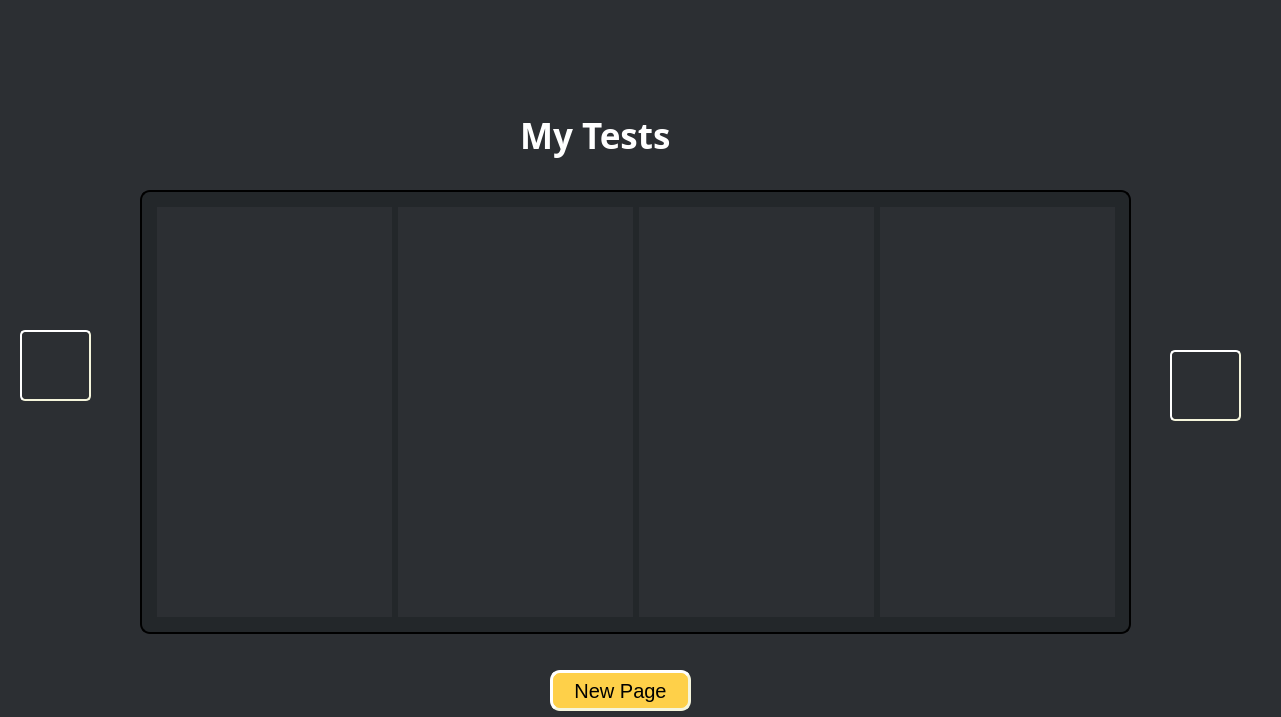
<?xml version="1.0" encoding="UTF-8"?>
<ui version="4.0">
 <class>Form</class>
 <widget class="QWidget" name="Form">
  <property name="geometry">
   <rect>
    <x>0</x>
    <y>0</y>
    <width>1281</width>
    <height>717</height>
   </rect>
  </property>
  <property name="windowTitle">
   <string>Form</string>
  </property>
  <property name="styleSheet">
   <string notr="true">background-color:#2C2F33;</string>
  </property>
  <widget class="QFrame" name="container">
   <property name="geometry">
    <rect>
     <x>140</x>
     <y>190</y>
     <width>991</width>
     <height>444</height>
    </rect>
   </property>
   <property name="styleSheet">
    <string notr="true">QFrame{
	border-style: outset;
	border-width: 2px;
	border-radius: 10px;
	border-color: black;
	padding: 6px;	
	background-color: #23272a;
	botder: 1px solid white;
}
QStackedWidget{
	border-width: 0px;
	padding: 0px;	

}</string>
   </property>
   <property name="frameShape">
    <enum>QFrame::StyledPanel</enum>
   </property>
   <property name="frameShadow">
    <enum>QFrame::Raised</enum>
   </property>
   <layout class="QHBoxLayout" name="horizontalLayout_3">
    <item>
     <widget class="QStackedWidget" name="stack2">
      <property name="minimumSize">
       <size>
        <width>235</width>
        <height>410</height>
       </size>
      </property>
      <property name="maximumSize">
       <size>
        <width>235</width>
        <height>410</height>
       </size>
      </property>
      <property name="styleSheet">
       <string notr="true">QStackedWidget{
	padding: 0px;	
}</string>
      </property>
      <widget class="QWidget" name="page_7"/>
      <widget class="QWidget" name="page_8"/>
     </widget>
    </item>
    <item>
     <widget class="QStackedWidget" name="stack1">
      <property name="minimumSize">
       <size>
        <width>235</width>
        <height>410</height>
       </size>
      </property>
      <property name="maximumSize">
       <size>
        <width>235</width>
        <height>410</height>
       </size>
      </property>
      <property name="styleSheet">
       <string notr="true">QStackedWidget{
	padding: 0px;	
}</string>
      </property>
      <property name="currentIndex">
       <number>1</number>
      </property>
      <widget class="QWidget" name="page"/>
      <widget class="QWidget" name="page_2"/>
     </widget>
    </item>
    <item>
     <widget class="QStackedWidget" name="stack3">
      <property name="minimumSize">
       <size>
        <width>235</width>
        <height>410</height>
       </size>
      </property>
      <property name="maximumSize">
       <size>
        <width>235</width>
        <height>410</height>
       </size>
      </property>
      <property name="styleSheet">
       <string notr="true">QStackedWidget{
	padding: 0px;	
}</string>
      </property>
      <widget class="QWidget" name="page_5"/>
      <widget class="QWidget" name="page_6"/>
     </widget>
    </item>
    <item>
     <widget class="QStackedWidget" name="stack4">
      <property name="minimumSize">
       <size>
        <width>235</width>
        <height>410</height>
       </size>
      </property>
      <property name="maximumSize">
       <size>
        <width>235</width>
        <height>410</height>
       </size>
      </property>
      <property name="styleSheet">
       <string notr="true">QStackedWidget{
	padding: 0px;	
}</string>
      </property>
      <widget class="QWidget" name="page_3"/>
      <widget class="QWidget" name="page_4"/>
     </widget>
    </item>
   </layout>
  </widget>
  <widget class="QLabel" name="label_11">
   <property name="geometry">
    <rect>
     <x>520</x>
     <y>110</y>
     <width>191</width>
     <height>51</height>
    </rect>
   </property>
   <property name="font">
    <font>
     <family>Sitka Text</family>
     <pointsize>26</pointsize>
     <weight>75</weight>
     <bold>true</bold>
     <underline>false</underline>
    </font>
   </property>
   <property name="styleSheet">
    <string notr="true">color: white;</string>
   </property>
   <property name="text">
    <string>My Tests</string>
   </property>
  </widget>
  <widget class="QPushButton" name="previous_btn">
   <property name="geometry">
    <rect>
     <x>20</x>
     <y>330</y>
     <width>71</width>
     <height>71</height>
    </rect>
   </property>
   <property name="sizePolicy">
    <sizepolicy hsizetype="Minimum" vsizetype="MinimumExpanding">
     <horstretch>0</horstretch>
     <verstretch>0</verstretch>
    </sizepolicy>
   </property>
   <property name="font">
    <font>
     <pointsize>13</pointsize>
    </font>
   </property>
   <property name="cursor">
    <cursorShape>SizeHorCursor</cursorShape>
   </property>
   <property name="layoutDirection">
    <enum>Qt::RightToLeft</enum>
   </property>
   <property name="styleSheet">
    <string notr="true">QPushButton{
	background-color: #2C2F33;
	border-style: outset;
	border-width: 2px;
	border-radius:5px;
	border-color: beige;
	padding: 0px;
}
QPushButton:hover{
	background-color: #777777;
}</string>
   </property>
   <property name="text">
    <string/>
   </property>
   <property name="icon">
    <iconset resource="res.qrc">
     <normaloff>:/icons/icons/next4 (copy).png</normaloff>:/icons/icons/next4 (copy).png</iconset>
   </property>
   <property name="iconSize">
    <size>
     <width>55</width>
     <height>55</height>
    </size>
   </property>
  </widget>
  <widget class="QPushButton" name="next_btn">
   <property name="geometry">
    <rect>
     <x>1170</x>
     <y>350</y>
     <width>71</width>
     <height>71</height>
    </rect>
   </property>
   <property name="font">
    <font>
     <pointsize>13</pointsize>
    </font>
   </property>
   <property name="layoutDirection">
    <enum>Qt::LeftToRight</enum>
   </property>
   <property name="autoFillBackground">
    <bool>false</bool>
   </property>
   <property name="styleSheet">
    <string notr="true">QPushButton{
	background-color: #2C2F33;
	border-style: outset;
	border-width: 2px;
	border-radius:5px;
	border-color: beige;
	padding: 0px;
}
QPushButton:hover{
	background-color: #777777;
}</string>
   </property>
   <property name="text">
    <string/>
   </property>
   <property name="icon">
    <iconset resource="res.qrc">
     <normaloff>:/icons/icons/next4.png</normaloff>:/icons/icons/next4.png</iconset>
   </property>
   <property name="iconSize">
    <size>
     <width>55</width>
     <height>55</height>
    </size>
   </property>
  </widget>
  <widget class="QPushButton" name="new_page_btn">
   <property name="geometry">
    <rect>
     <x>550</x>
     <y>670</y>
     <width>141</width>
     <height>41</height>
    </rect>
   </property>
   <property name="font">
    <font>
     <pointsize>15</pointsize>
     <weight>50</weight>
     <bold>false</bold>
    </font>
   </property>
   <property name="styleSheet">
    <string notr="true">QPushButton{
	color: black;
	background-color: #FED049;
	border-style: outset;
	border-width: 3px;
	border-radius: 10px;
	border-color: beige;
	padding: 6px;

}

QPushButton:hover{
		background-color: #7289DA;
		color: white;
}</string>
   </property>
   <property name="text">
    <string>New Page</string>
   </property>
  </widget>
  <widget class="QLabel" name="label">
   <property name="geometry">
    <rect>
     <x>-140</x>
     <y>-160</y>
     <width>391</width>
     <height>331</height>
    </rect>
   </property>
   <property name="text">
    <string>&lt;html&gt;&lt;head/&gt;&lt;body&gt;&lt;p&gt;&lt;img src=&quot;:/illustrations/imgs/17.png&quot;/&gt;&lt;/p&gt;&lt;/body&gt;&lt;/html&gt;</string>
   </property>
  </widget>
  <widget class="QLabel" name="label_3">
   <property name="geometry">
    <rect>
     <x>830</x>
     <y>-190</y>
     <width>361</width>
     <height>361</height>
    </rect>
   </property>
   <property name="text">
    <string>&lt;html&gt;&lt;head/&gt;&lt;body&gt;&lt;p&gt;&lt;img src=&quot;:/illustrations/imgs/18.png&quot;/&gt;&lt;/p&gt;&lt;/body&gt;&lt;/html&gt;</string>
   </property>
  </widget>
 </widget>
 <resources>
  <include location="res.qrc"/>
 </resources>
 <connections/>
</ui>
